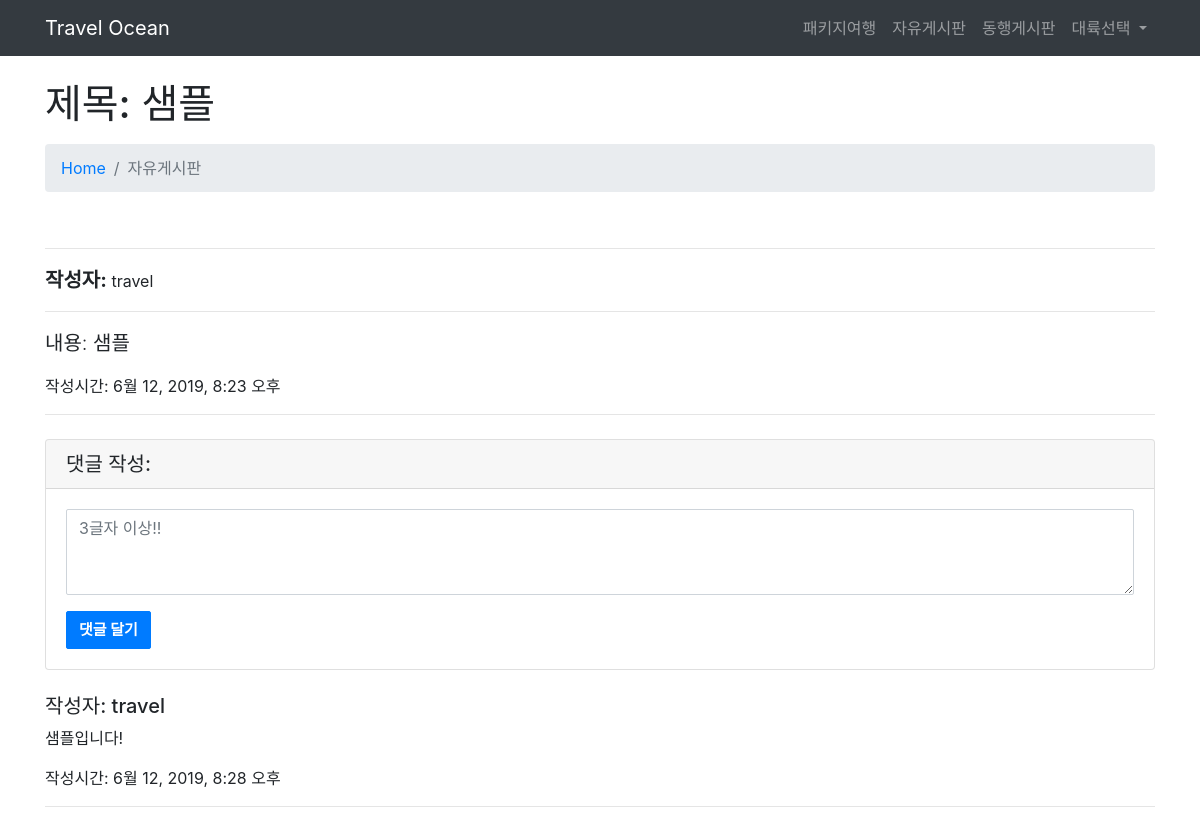
Screenshot of /free_borad_detail/36 with the database file from the repository.
### index/models.py (models this page shows, shortened)
class Blog(models.Model):
    title = models.CharField(max_length=30)
    content = models.TextField()
    image = models.ImageField(upload_to="images/blog/", blank=True)
    author = models.ForeignKey(User, on_delete=models.CASCADE)
    created_at = models.DateTimeField(auto_now_add=True)
    updated_at = models.DateTimeField(auto_now=True)
    class Meta:
        ordering=['-id']

class User(AbstractUser):
    name = models.CharField(max_length=10)
    phone = models.CharField(max_length=15)
    birth = models.CharField(max_length=10)

class Comment(models.Model):
    post = models.ForeignKey(Blog, on_delete=models.CASCADE,related_name='comments')
    message = models.TextField()
    author = models.ForeignKey(User, on_delete=models.CASCADE)
    created_at = models.DateTimeField(auto_now_add=True)
    updated_at = models.DateTimeField(auto_now=True)
    class Meta:
        ordering=['-id']

### index/views.py (the view)
# urls.py: path('free_borad_detail/<int:id>', index.views.free_borad_detail, name="free_borad_detail"),
def free_borad_detail(request, id):
    blog = get_object_or_404(Blog, pk=id)
    posts = Comment.objects.filter(post=blog.id)
    return render(request, "free_borad_detail.html", {"blog":blog, "posts":posts})

### index/templates/free_borad_detail.html (shortened to what this page needs)
{% extends 'base.html' %}
{% load staticfiles %}
    {% block content %}
   <div class="container">
    <h1 class="mt-4 mb-3">제목: {{blog.title}}
    </h1>
<ol class="breadcrumb">
      <li class="breadcrumb-item">
        <a href="{% url 'main' %}">Home</a>
      </li>
      <li class="breadcrumb-item active">자유게시판</li>
    </ol>
    <div class="row">
      <div class="col-lg-13">
        <hr>
         <a class="writer" style="font-weight:bold; font-size:20px;">작성자:</a> {{blog.author}}
        <hr>
        <p class="lead">내용: {{blog.content|linebreaksbr}}</p>
      <p class="date">작성시간: {{ blog.created_at }}</p>
        <hr>
              <div class="card my-4">
          <h5 class="card-header">댓글 작성:</h5>
          <div class="card-body">
            <form action="{% url 'free_comment_create' blog.id %}" method="POST">
              <div class="form-group">{{msg}}
                <textarea id="comment12" onmouseenter="check()" name="message" class="form-control" placeholder="3글자 이상!!" rows="3"></textarea>
              </div>
              <button type="submit" onmouseenter="check()" id="datgle" class="btn btn-primary">댓글 달기</button>
            </form>
          </div>
        </div>
          <br>
  {% for post in posts %}
          <h5>작성자: {{post.author}}</h5>
          <p>{{post.message|linebreaksbr}}</p>
         <p>작성시간: {{post.created_at}}
           <hr>
          {% endfor %}
            </div>
          </div>
             </div>
        {% endblock %}

### rows the page displays
Blog: title "샘플", author "travel", content "샘플", created_at "6월 12, 2019, 8:23 오후"
Comment: author "travel", message "샘플입니다!", created_at "6월 12, 2019, 8:28 오후"
